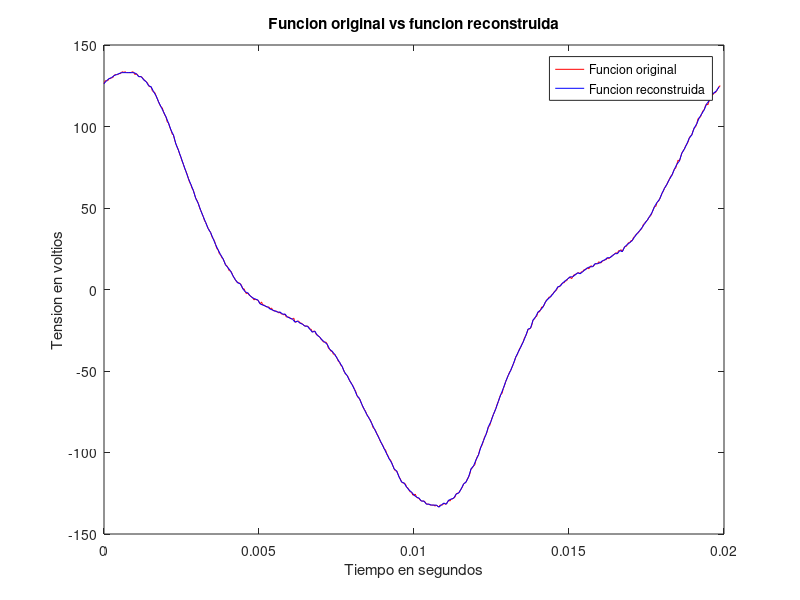
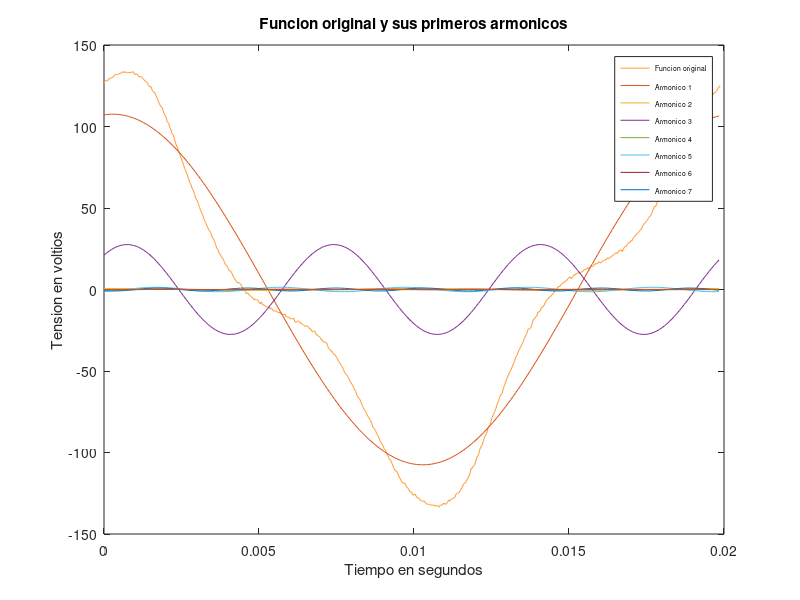
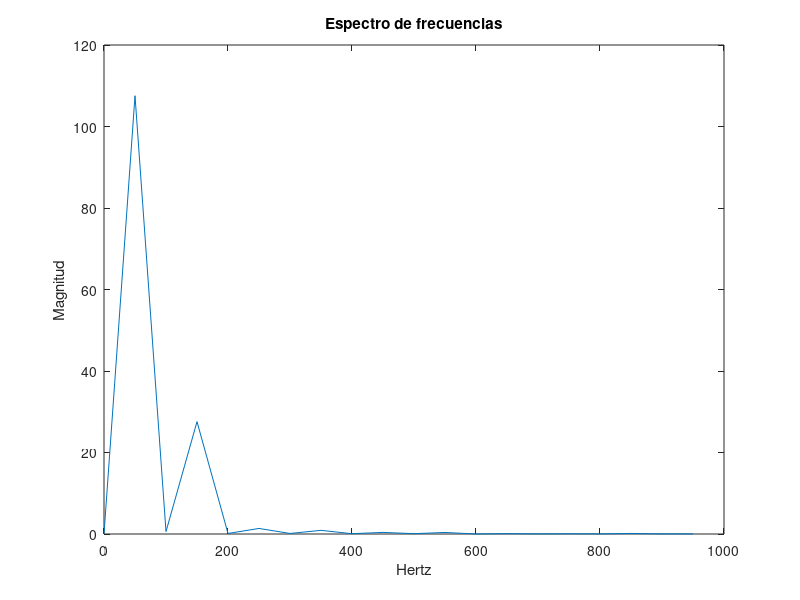

Source code (MATLAB) for these figures, in order:
%   Este script obtiene los coeficientes de la serie de Fourier, su
%   espectro y su representacion grafica a partir de vectores de
%   tiempo y datos de una onda periodica.
%
%   FFT_Series_Fourier_Coeficients.m
%
%   2015-11-16 por Raul Hurtado Gavilan

close all
clc
clear
format long

%Lectura de los datos y vectores de datos
Datos = csvread('Datos_ondas_ensayo.csv');
frecuencia = 50; %Frecuencia original de la onda en hertz
w = 2*pi*frecuencia; %Frecuencia natural en rad/s
t = Datos(:,5); t=t(1:length(t)/2); %Vector de tiempo de la funcion original
f = Datos(:,6); f=f(1:length(f)/2); %Vector de ordenadas de la funcion original

N = length(t); %Numero de elementos de los vectores de datos

%Calculo de la transformada rapida de Fourier para obtener los coeficientes
%de las series de Fourier de la funcion reconstruida
F = fft(f,N); %Transformada rapida de Fourier

F = F(1:N/2); %La transformada rapida de Fourier espeja los resultados, 
              %por tanto solo son utiles la primera mitad
n = length(F);

A = 2*real(F(2:n))/(N); %Vector de coeficientes de los cosenos (de 2 a n) 
                        %de la series de Fourier
A0= 2*real(F(1))/N; %Elemento a0 de la series de Fourier
B =-2*imag(F(2:n))/(N); %Vector de coeficientes de los senos (de 2 a n) 
                         %de la series de Fourier

t_rec=t(1:n-1); %Vector de tiempo con espaciado doble al original
                %para poder representar la funcion reconstruida
a=0; %Contador auxiliar
for i=1:n-1 %Bucle que hace el nuevo vector de tiempo
    t_rec(i) = t(i+a);
    a = a + 1;
end

C=zeros(n-1,1); %Bucle para vector de sumatorio de los cosenos con sus coeficientes
for i=1:n-1
    for j=1:n-2
       C(i) = C(i) + A(j)*cos((j)*w*t_rec(i));
    end
end
 
S=zeros(n-1,1); %Bucle para vector de sumatorio de los senos con sus coeficientes
for i=1:n-1
    for j=1:n-2
        S(i) = S(i) + B(j)*sin((j)*w*t_rec(i));
    end
end
 
for i=1:n-1 %Bucle para vector de la funcion reconstruida
    Y(i) = A0 + C(i) + S(i);
end

%Grafica de la funcion original enfrentada a la funcion reconstruida
figure(1), plot(t(1:N-2),f(1:N-2),'r'), hold on, plot(t_rec,Y,'b'),
title('Funcion original vs funcion reconstruida'),
xlabel('Tiempo en segundos'), ylabel('Tension en voltios'),
legend('Funcion original','Funcion reconstruida')

%Funcion reconstruida y sus armonicos fundamentales hasta el septimo
figure(2), plot(t(1:N-2),f(1:N-2),'color',[1,0.6,0.2]), hold all,
for i=1:8
    plot(t_rec, A0 + A(i)*cos(i*w*t_rec) + B(i)*sin(i*w*t_rec))
end
title('Funcion original y sus primeros armonicos'),
xlabel('Tiempo en segundos'), ylabel('Tension en voltios'),
S_legend = legend('Funcion original','Armonico 1','Armonico 2','Armonico 3'...
    ,'Armonico 4','Armonico 5','Armonico 6','Armonico 7');
set(S_legend,'FontSize',5);

%Espectro de frecuencias
ms = frecuencia*N/2; %Muestras por segundo
phz = ms/n; %Paso en Hertz 
hertz = 0:phz:ms-phz; %Vector de frencuecia en Hertz
figure(3), plot(hertz(1:20),abs(F(1:20))/n) %Grafica de magnitud-frecuencia
title('Espectro de frecuencias'), xlabel('Hertz'), ylabel('Magnitud')
